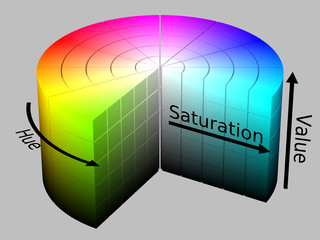
#> input picture Visão computacional/HSV_colorspace.jpg, 320 x 240 px, given in place of the camera
$ python Aula4.py
#> lines starting #> are read from the running program, lines starting #| are printed output that depends on the picture; after the words box and inside, x2 and y2 are one past the last pixel; in counts of white or black regions, pixels touching at a corner belong together
import cv2
import numpy as np

# Definir o caminho do vídeo (troque por 0 para usar a webcam)
video_path = "livro.mp4"
cap = cv2.VideoCapture(0)  # cv2.VideoCapture(0) para webcam

# Definir os intervalos de cor HSV para azul
lower_blue = np.array([100, 50, 50])
upper_blue = np.array([140, 255, 255])

while cap.isOpened():
    ret, frame = cap.read()
#> frame is the input picture: shape (240, 320, 3); mean B, G, R 149.3, 159.3, 151.7
    if not ret:
        break  # Se não conseguiu ler um quadro, encerra o loop

    # Redimensionar o frame para 500x500
    frame = cv2.resize(frame, (500, 500))
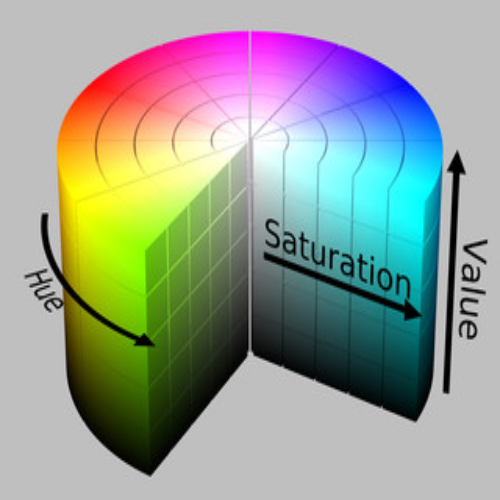
#> frame: shape (500, 500, 3); mean B, G, R 149.2, 159.2, 151.7

    # Converter para HSV
    img_hsv = cv2.cvtColor(frame, cv2.COLOR_BGR2HSV)
#> img_hsv: shape (500, 500, 3); mean H, S, V 43.6, 85.5, 178.8

    # Criar uma máscara para capturar tons de azul
    mask_blue = cv2.inRange(img_hsv, lower_blue, upper_blue)
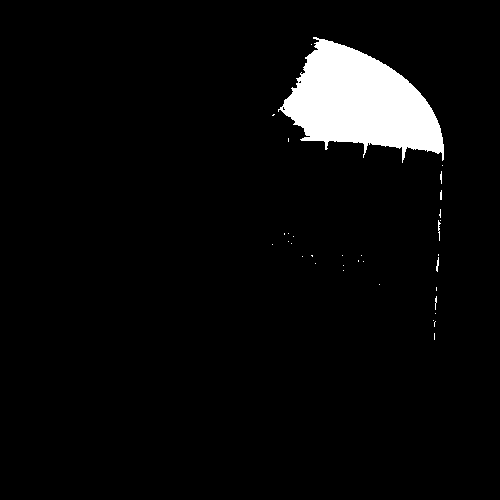
#> mask_blue: shape (500, 500); 4.8% white; 34 white regions (31 under 20 px)

    # Encontrar os contornos da máscara
    contornos, _ = cv2.findContours(mask_blue, cv2.RETR_TREE, cv2.CHAIN_APPROX_SIMPLE)
#> contornos = 36 contours, 35 with area under 20; largest, box (x1, y1, x2, y2) and area: (278, 37, 444, 163) 11503

    # Verificar se algum contorno foi encontrado
    if len(contornos) > 0:
        # Texto a ser exibido
        text = "Objeto Azul Detectado!"

        # Desenhar os contornos no quadro original
        cv2.drawContours(frame, contornos, -1, (0, 255, 0), 3)  # Contornos em verde com espessura 3
    else:
        text = "Nenhum Objeto Azul Detectado"

    # Colocar o texto no frame original
    cv2.putText(frame, text, (10, 30), cv2.FONT_HERSHEY_SIMPLEX, 1, (0, 255, 0), 2, cv2.LINE_AA)
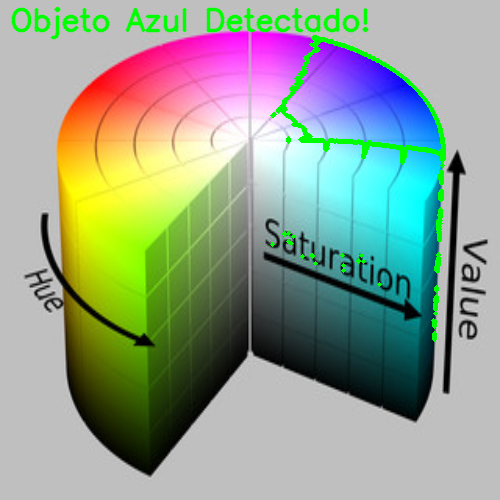
#> frame: shape (500, 500, 3); mean B, G, R 144.1, 161.5, 147.7

    # Colocar o texto na máscara azul (cor branca para imagem binária)
    cv2.putText(mask_blue, text, (10, 30), cv2.FONT_HERSHEY_SIMPLEX, 1, (255), 2, cv2.LINE_AA)
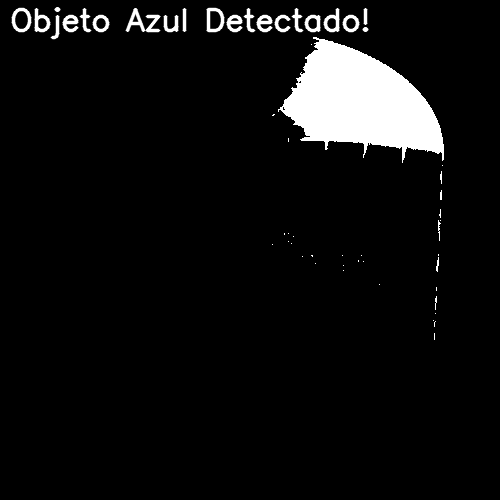
#> mask_blue: shape (500, 500); 1.67% of pixels changed, all inside (x1, y1, x2, y2) = (11, 7, 369, 40)
    cv2.bitwise_and(frame, frame, mask=mask_blue)

    # Exibir os quadros originais e a máscara
    cv2.imshow("Video Original", frame)
    cv2.imshow("HSV", img_hsv)
    cv2.imshow("Mascara Azul", mask_blue)

    # Pressione 'q' para sair
    if cv2.waitKey(10) & 0xFF == ord('q'):
#> (key q is pressed here)
        break

cap.release()
cv2.destroyAllWindows()
